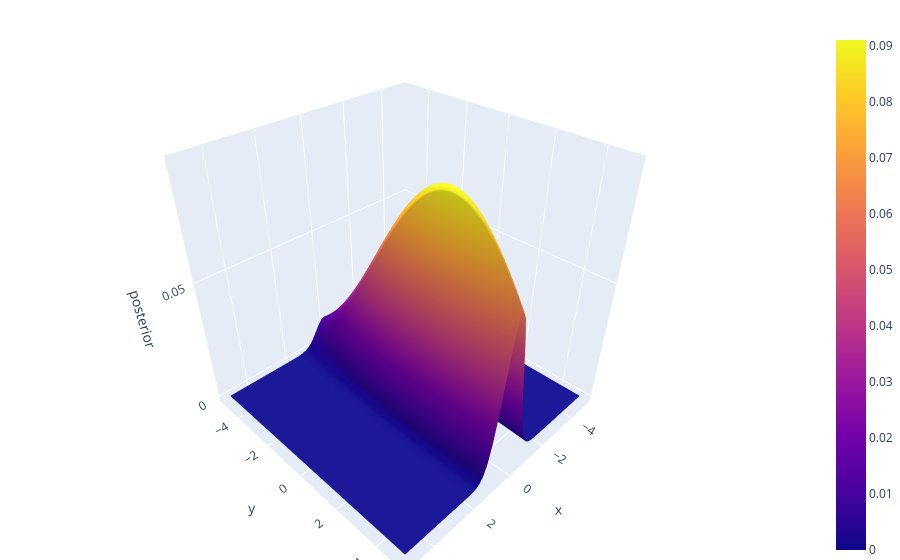

Write notebook code for a chart like this one.
### Code cell
if __name__ == '__main__' and '__file__' not in globals():
  def make_p1xy():
    def p1xy(x, y):
      px = _make_gaussian(0.0, 0.5)
      py = _make_gaussian(2.0, 3.5)
      return px(x) * py(y)
    return p1xy
  p1xy = make_p1xy()
  _plot_surface(p1xy)

### Figure 1 — Plotly figure (JSON) as saved in the notebook; plotly's stock layout.template omitted (floating-point values rounded to 4 significant figures; data arrays with more than 128 entries replaced by an {"elided": "..."} marker saying what was removed)
{"data": [{"type": "surface", "x": [-5.0, -4.833, -4.667, -4.5, -4.333, -4.167, -4.0, -3.833, -3.667, -3.5, -3.333, -3.167, -3.0, -2.833, -2.667, -2.5, -2.333, -2.167, -2.0, -1.833, -1.667, -1.5, -1.333, -1.167, -1.0, -0.8333, -0.6667, -0.5, -0.3333, -0.1667, 0.0, 0.1667, 0.3333, 0.5, 0.6667, 0.8333, 1.0, 1.167, 1.333, 1.5, 1.667, 1.833, 2.0, 2.167, 2.333, 2.5, 2.667, 2.833, 3.0, 3.167, 3.333, 3.5, 3.667, 3.833, 4.0, 4.167, 4.333, 4.5, 4.667, 4.833, 5.0], "y": [-5.0, -4.833, -4.667, -4.5, -4.333, -4.167, -4.0, -3.833, -3.667, -3.5, -3.333, -3.167, -3.0, -2.833, -2.667, -2.5, -2.333, -2.167, -2.0, -1.833, -1.667, -1.5, -1.333, -1.167, -1.0, -0.8333, -0.6667, -0.5, -0.3333, -0.1667, 0.0, 0.1667, 0.3333, 0.5, 0.6667, 0.8333, 1.0, 1.167, 1.333, 1.5, 1.667, 1.833, 2.0, 2.167, 2.333, 2.5, 2.667, 2.833, 3.0, 3.167, 3.333, 3.5, 3.667, 3.833, 4.0, 4.167, 4.333, 4.5, 4.667, 4.833, 5.0], "z": {"elided": "61x61 float values"}}], "layout": {"margin": {"b": 0, "l": 0, "r": 0, "t": 30}, "scene": {"xaxis": {"title": {"text": "x"}}, "yaxis": {"title": {"text": "y"}}, "zaxis": {"title": {"text": "posterior"}}}}}
